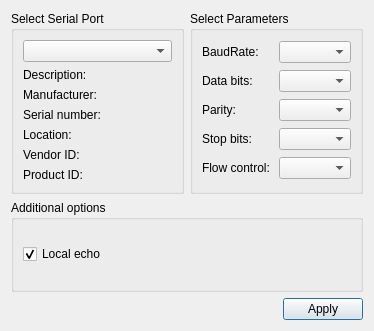
<?xml version="1.0" encoding="UTF-8"?>
<ui version="4.0">
 <class>SettingsDialog</class>
 <widget class="QDialog" name="SettingsDialog">
  <property name="geometry">
   <rect>
    <x>0</x>
    <y>0</y>
    <width>374</width>
    <height>331</height>
   </rect>
  </property>
  <property name="windowTitle">
   <string>Settings</string>
  </property>
  <layout class="QGridLayout" name="gridLayout_3">
   <item row="0" column="1">
    <widget class="QGroupBox" name="parametersBox">
     <property name="title">
      <string>Select Parameters</string>
     </property>
     <layout class="QGridLayout" name="gridLayout_2">
      <item row="0" column="0">
       <widget class="QLabel" name="baudRateLabel">
        <property name="text">
         <string>BaudRate:</string>
        </property>
       </widget>
      </item>
      <item row="0" column="1">
       <widget class="QComboBox" name="baudRateBox"/>
      </item>
      <item row="1" column="0">
       <widget class="QLabel" name="dataBitsLabel">
        <property name="text">
         <string>Data bits:</string>
        </property>
       </widget>
      </item>
      <item row="1" column="1">
       <widget class="QComboBox" name="dataBitsBox"/>
      </item>
      <item row="2" column="0">
       <widget class="QLabel" name="parityLabel">
        <property name="text">
         <string>Parity:</string>
        </property>
       </widget>
      </item>
      <item row="2" column="1">
       <widget class="QComboBox" name="parityBox"/>
      </item>
      <item row="3" column="0">
       <widget class="QLabel" name="stopBitsLabel">
        <property name="text">
         <string>Stop bits:</string>
        </property>
       </widget>
      </item>
      <item row="3" column="1">
       <widget class="QComboBox" name="stopBitsBox"/>
      </item>
      <item row="4" column="0">
       <widget class="QLabel" name="flowControlLabel">
        <property name="text">
         <string>Flow control:</string>
        </property>
       </widget>
      </item>
      <item row="4" column="1">
       <widget class="QComboBox" name="flowControlBox"/>
      </item>
     </layout>
    </widget>
   </item>
   <item row="0" column="0">
    <widget class="QGroupBox" name="selectBox">
     <property name="title">
      <string>Select Serial Port</string>
     </property>
     <layout class="QGridLayout" name="gridLayout">
      <item row="0" column="0">
       <widget class="QComboBox" name="serialPortInfoListBox"/>
      </item>
      <item row="1" column="0">
       <widget class="QLabel" name="descriptionLabel">
        <property name="text">
         <string>Description:</string>
        </property>
       </widget>
      </item>
      <item row="2" column="0">
       <widget class="QLabel" name="manufacturerLabel">
        <property name="text">
         <string>Manufacturer:</string>
        </property>
       </widget>
      </item>
      <item row="3" column="0">
       <widget class="QLabel" name="serialNumberLabel">
        <property name="text">
         <string>Serial number:</string>
        </property>
       </widget>
      </item>
      <item row="4" column="0">
       <widget class="QLabel" name="locationLabel">
        <property name="text">
         <string>Location:</string>
        </property>
       </widget>
      </item>
      <item row="5" column="0">
       <widget class="QLabel" name="vidLabel">
        <property name="text">
         <string>Vendor ID:</string>
        </property>
       </widget>
      </item>
      <item row="6" column="0">
       <widget class="QLabel" name="pidLabel">
        <property name="text">
         <string>Product ID:</string>
        </property>
       </widget>
      </item>
     </layout>
    </widget>
   </item>
   <item row="2" column="0" colspan="2">
    <layout class="QHBoxLayout" name="horizontalLayout">
     <item>
      <spacer name="horizontalSpacer">
       <property name="orientation">
        <enum>Qt::Horizontal</enum>
       </property>
       <property name="sizeHint" stdset="0">
        <size>
         <width>96</width>
         <height>20</height>
        </size>
       </property>
      </spacer>
     </item>
     <item>
      <widget class="QPushButton" name="applyButton">
       <property name="text">
        <string>Apply</string>
       </property>
      </widget>
     </item>
    </layout>
   </item>
   <item row="1" column="0" colspan="2">
    <widget class="QGroupBox" name="additionalOptionsGroupBox">
     <property name="title">
      <string>Additional options</string>
     </property>
     <layout class="QVBoxLayout" name="verticalLayout">
      <item>
       <widget class="QCheckBox" name="localEchoCheckBox">
        <property name="text">
         <string>Local echo</string>
        </property>
        <property name="checked">
         <bool>true</bool>
        </property>
       </widget>
      </item>
     </layout>
    </widget>
   </item>
  </layout>
 </widget>
 <resources/>
 <connections/>
</ui>
